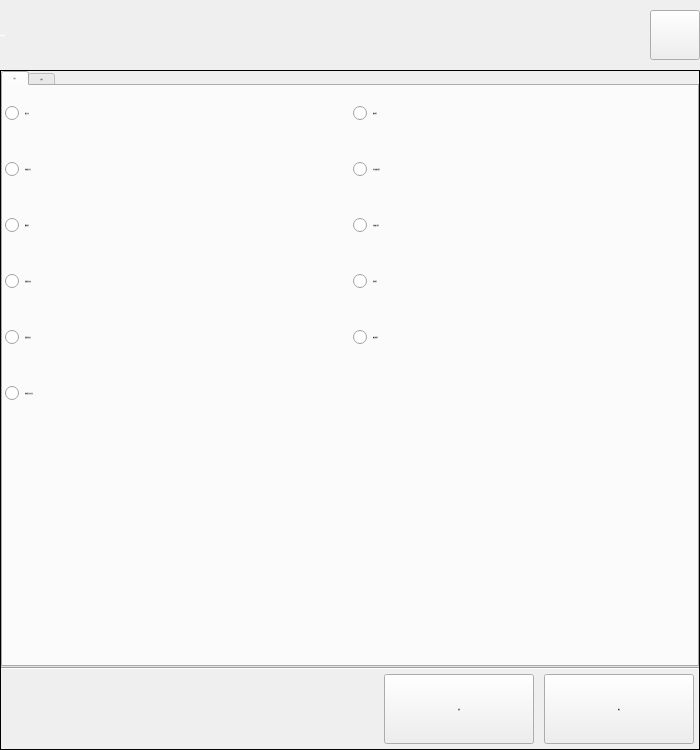
<?xml version="1.0" encoding="UTF-8"?>
<ui version="4.0">
 <class>DialogSelectAction</class>
 <widget class="QDialog" name="DialogSelectAction">
  <property name="geometry">
   <rect>
    <x>0</x>
    <y>0</y>
    <width>700</width>
    <height>750</height>
   </rect>
  </property>
  <property name="sizePolicy">
   <sizepolicy hsizetype="Fixed" vsizetype="Fixed">
    <horstretch>0</horstretch>
    <verstretch>0</verstretch>
   </sizepolicy>
  </property>
  <property name="minimumSize">
   <size>
    <width>700</width>
    <height>750</height>
   </size>
  </property>
  <property name="maximumSize">
   <size>
    <width>700</width>
    <height>750</height>
   </size>
  </property>
  <property name="font">
   <font>
    <family>微软雅黑</family>
    <pointsize>-1</pointsize>
    <weight>50</weight>
    <italic>false</italic>
    <bold>false</bold>
   </font>
  </property>
  <property name="windowTitle">
   <string notr="true">选择动作指令</string>
  </property>
  <property name="styleSheet">
   <string notr="true">font: 28px &quot;微软雅黑&quot;;</string>
  </property>
  <layout class="QGridLayout" name="gridLayoutForm">
   <property name="margin">
    <number>0</number>
   </property>
   <property name="spacing">
    <number>0</number>
   </property>
   <item row="0" column="0">
    <widget class="QFrame" name="frameTitle">
     <property name="sizePolicy">
      <sizepolicy hsizetype="Preferred" vsizetype="Fixed">
       <horstretch>0</horstretch>
       <verstretch>0</verstretch>
      </sizepolicy>
     </property>
     <property name="minimumSize">
      <size>
       <width>0</width>
       <height>70</height>
      </size>
     </property>
     <property name="maximumSize">
      <size>
       <width>16777215</width>
       <height>70</height>
      </size>
     </property>
     <property name="font">
      <font>
       <family>微软雅黑</family>
       <pointsize>-1</pointsize>
       <weight>50</weight>
       <italic>false</italic>
       <bold>false</bold>
      </font>
     </property>
     <property name="styleSheet">
      <string notr="true">QFrame#frameTitle
{
	background-color: transparent;
	border-image: url(:/img/widget/DialogTitle.png) 0 12 0 12;
	border-left: 12px transparent;
	border-right: 12px transparent;
}
</string>
     </property>
     <property name="frameShape">
      <enum>QFrame::NoFrame</enum>
     </property>
     <property name="frameShadow">
      <enum>QFrame::Raised</enum>
     </property>
     <layout class="QHBoxLayout" name="horizontalLayoutTitle">
      <property name="spacing">
       <number>5</number>
      </property>
      <property name="margin">
       <number>0</number>
      </property>
      <item>
       <widget class="QLabel" name="labelTitle">
        <property name="sizePolicy">
         <sizepolicy hsizetype="Preferred" vsizetype="Fixed">
          <horstretch>0</horstretch>
          <verstretch>0</verstretch>
         </sizepolicy>
        </property>
        <property name="minimumSize">
         <size>
          <width>0</width>
          <height>70</height>
         </size>
        </property>
        <property name="maximumSize">
         <size>
          <width>16777215</width>
          <height>70</height>
         </size>
        </property>
        <property name="font">
         <font>
          <family>微软雅黑</family>
          <pointsize>-1</pointsize>
          <weight>50</weight>
          <italic>false</italic>
          <bold>false</bold>
         </font>
        </property>
        <property name="styleSheet">
         <string notr="true">QLabel#labelTitle
{
	color: white;
}
</string>
        </property>
        <property name="frameShape">
         <enum>QFrame::NoFrame</enum>
        </property>
        <property name="text">
         <string>选择动作指令</string>
        </property>
       </widget>
      </item>
      <item>
       <widget class="xPushButton" name="pushButtonClose">
        <property name="sizePolicy">
         <sizepolicy hsizetype="Fixed" vsizetype="Fixed">
          <horstretch>0</horstretch>
          <verstretch>0</verstretch>
         </sizepolicy>
        </property>
        <property name="minimumSize">
         <size>
          <width>50</width>
          <height>50</height>
         </size>
        </property>
        <property name="maximumSize">
         <size>
          <width>50</width>
          <height>50</height>
         </size>
        </property>
        <property name="font">
         <font>
          <family>微软雅黑</family>
          <pointsize>-1</pointsize>
          <weight>50</weight>
          <italic>false</italic>
          <bold>false</bold>
         </font>
        </property>
        <property name="focusPolicy">
         <enum>Qt::NoFocus</enum>
        </property>
        <property name="styleSheet">
         <string notr="true">QPushButton#pushButtonClose:!pressed
{
	border-image: url(:/img/widget/BtnCloseNormal.png);
}

QPushButton#pushButtonClose:pressed
{
	border-image: url(:/img/widget/BtnClosePress.png);
}
</string>
        </property>
        <property name="text">
         <string notr="true"/>
        </property>
        <property name="iconSize">
         <size>
          <width>32</width>
          <height>32</height>
         </size>
        </property>
       </widget>
      </item>
     </layout>
    </widget>
   </item>
   <item row="1" column="0">
    <widget class="QFrame" name="frameMainArea">
     <property name="font">
      <font>
       <family>微软雅黑</family>
       <pointsize>-1</pointsize>
       <weight>50</weight>
       <italic>false</italic>
       <bold>false</bold>
      </font>
     </property>
     <property name="styleSheet">
      <string notr="true"/>
     </property>
     <property name="frameShape">
      <enum>QFrame::Panel</enum>
     </property>
     <property name="frameShadow">
      <enum>QFrame::Plain</enum>
     </property>
     <property name="IsMainArea" stdset="0">
      <bool>true</bool>
     </property>
     <layout class="QVBoxLayout" name="verticalLayoutFrame">
      <property name="spacing">
       <number>0</number>
      </property>
      <property name="margin">
       <number>0</number>
      </property>
      <item>
       <widget class="QTabWidget" name="tabWidget">
        <property name="font">
         <font>
          <family>微软雅黑</family>
          <pointsize>-1</pointsize>
          <weight>50</weight>
          <italic>false</italic>
          <bold>false</bold>
         </font>
        </property>
        <property name="styleSheet">
         <string notr="true"/>
        </property>
        <property name="currentIndex">
         <number>0</number>
        </property>
        <property name="iconSize">
         <size>
          <width>1</width>
          <height>60</height>
         </size>
        </property>
        <property name="documentMode">
         <bool>false</bool>
        </property>
        <widget class="QWidget" name="tabNormal">
         <property name="font">
          <font>
           <family>微软雅黑</family>
           <pointsize>-1</pointsize>
           <weight>50</weight>
           <italic>false</italic>
           <bold>false</bold>
          </font>
         </property>
         <attribute name="icon">
          <iconset resource="xPad.qrc">
           <normaloff>:/img/widget/TabHeader.png</normaloff>:/img/widget/TabHeader.png</iconset>
         </attribute>
         <attribute name="title">
          <string>动作</string>
         </attribute>
         <layout class="QGridLayout" name="gridLayout">
          <property name="margin">
           <number>2</number>
          </property>
          <item row="0" column="0">
           <layout class="QVBoxLayout" name="verticalLayout">
            <item>
             <widget class="xRadioButton" name="radioLoop2">
              <property name="sizePolicy">
               <sizepolicy hsizetype="Expanding" vsizetype="Fixed">
                <horstretch>0</horstretch>
                <verstretch>0</verstretch>
               </sizepolicy>
              </property>
              <property name="minimumSize">
               <size>
                <width>200</width>
                <height>50</height>
               </size>
              </property>
              <property name="maximumSize">
               <size>
                <width>16777215</width>
                <height>50</height>
               </size>
              </property>
              <property name="font">
               <font>
                <family>微软雅黑</family>
                <pointsize>-1</pointsize>
                <weight>50</weight>
                <italic>false</italic>
                <bold>false</bold>
               </font>
              </property>
              <property name="focusPolicy">
               <enum>Qt::NoFocus</enum>
              </property>
              <property name="text">
               <string>循环定位</string>
              </property>
             </widget>
            </item>
            <item>
             <widget class="xRadioButton" name="radioSingleLoop">
              <property name="sizePolicy">
               <sizepolicy hsizetype="Expanding" vsizetype="Fixed">
                <horstretch>0</horstretch>
                <verstretch>0</verstretch>
               </sizepolicy>
              </property>
              <property name="minimumSize">
               <size>
                <width>200</width>
                <height>50</height>
               </size>
              </property>
              <property name="maximumSize">
               <size>
                <width>16777215</width>
                <height>50</height>
               </size>
              </property>
              <property name="font">
               <font>
                <family>微软雅黑</family>
                <pointsize>-1</pointsize>
                <weight>50</weight>
                <italic>false</italic>
                <bold>false</bold>
               </font>
              </property>
              <property name="focusPolicy">
               <enum>Qt::NoFocus</enum>
              </property>
              <property name="text">
               <string>单轴循环定位</string>
              </property>
             </widget>
            </item>
            <item>
             <widget class="xRadioButton" name="radioPaper">
              <property name="sizePolicy">
               <sizepolicy hsizetype="Expanding" vsizetype="Fixed">
                <horstretch>0</horstretch>
                <verstretch>0</verstretch>
               </sizepolicy>
              </property>
              <property name="minimumSize">
               <size>
                <width>200</width>
                <height>50</height>
               </size>
              </property>
              <property name="maximumSize">
               <size>
                <width>16777215</width>
                <height>50</height>
               </size>
              </property>
              <property name="font">
               <font>
                <family>微软雅黑</family>
                <pointsize>-1</pointsize>
                <weight>50</weight>
                <italic>false</italic>
                <bold>false</bold>
               </font>
              </property>
              <property name="focusPolicy">
               <enum>Qt::NoFocus</enum>
              </property>
              <property name="text">
               <string>搜索指令</string>
              </property>
             </widget>
            </item>
            <item>
             <widget class="xRadioButton" name="radioPathBegin">
              <property name="sizePolicy">
               <sizepolicy hsizetype="Expanding" vsizetype="Fixed">
                <horstretch>0</horstretch>
                <verstretch>0</verstretch>
               </sizepolicy>
              </property>
              <property name="minimumSize">
               <size>
                <width>200</width>
                <height>50</height>
               </size>
              </property>
              <property name="maximumSize">
               <size>
                <width>16777215</width>
                <height>50</height>
               </size>
              </property>
              <property name="font">
               <font>
                <family>微软雅黑</family>
                <pointsize>-1</pointsize>
                <weight>50</weight>
                <italic>false</italic>
                <bold>false</bold>
               </font>
              </property>
              <property name="focusPolicy">
               <enum>Qt::NoFocus</enum>
              </property>
              <property name="text">
               <string>连续路径开始</string>
              </property>
             </widget>
            </item>
            <item>
             <widget class="xRadioButton" name="radioPathEnd">
              <property name="sizePolicy">
               <sizepolicy hsizetype="Expanding" vsizetype="Fixed">
                <horstretch>0</horstretch>
                <verstretch>0</verstretch>
               </sizepolicy>
              </property>
              <property name="minimumSize">
               <size>
                <width>200</width>
                <height>50</height>
               </size>
              </property>
              <property name="maximumSize">
               <size>
                <width>16777215</width>
                <height>50</height>
               </size>
              </property>
              <property name="font">
               <font>
                <family>微软雅黑</family>
                <pointsize>-1</pointsize>
                <weight>50</weight>
                <italic>false</italic>
                <bold>false</bold>
               </font>
              </property>
              <property name="focusPolicy">
               <enum>Qt::NoFocus</enum>
              </property>
              <property name="text">
               <string>连续路径结束</string>
              </property>
             </widget>
            </item>
            <item>
             <widget class="xRadioButton" name="radioSingleLoopFree">
              <property name="sizePolicy">
               <sizepolicy hsizetype="Expanding" vsizetype="Fixed">
                <horstretch>0</horstretch>
                <verstretch>0</verstretch>
               </sizepolicy>
              </property>
              <property name="minimumSize">
               <size>
                <width>200</width>
                <height>50</height>
               </size>
              </property>
              <property name="maximumSize">
               <size>
                <width>16777215</width>
                <height>50</height>
               </size>
              </property>
              <property name="font">
               <font>
                <family>微软雅黑</family>
                <pointsize>-1</pointsize>
                <weight>50</weight>
                <italic>false</italic>
                <bold>false</bold>
               </font>
              </property>
              <property name="focusPolicy">
               <enum>Qt::NoFocus</enum>
              </property>
              <property name="text">
               <string>单轴循环自由定位</string>
              </property>
             </widget>
            </item>
            <item>
             <spacer name="verticalSpacer_3">
              <property name="orientation">
               <enum>Qt::Vertical</enum>
              </property>
              <property name="sizeHint" stdset="0">
               <size>
                <width>20</width>
                <height>40</height>
               </size>
              </property>
             </spacer>
            </item>
           </layout>
          </item>
          <item row="0" column="1">
           <layout class="QVBoxLayout" name="verticalLayout_2">
            <item>
             <widget class="xRadioButton" name="radioInterp">
              <property name="sizePolicy">
               <sizepolicy hsizetype="Expanding" vsizetype="Fixed">
                <horstretch>0</horstretch>
                <verstretch>0</verstretch>
               </sizepolicy>
              </property>
              <property name="minimumSize">
               <size>
                <width>200</width>
                <height>50</height>
               </size>
              </property>
              <property name="maximumSize">
               <size>
                <width>16777215</width>
                <height>50</height>
               </size>
              </property>
              <property name="font">
               <font>
                <family>微软雅黑</family>
                <pointsize>-1</pointsize>
                <weight>50</weight>
                <italic>false</italic>
                <bold>false</bold>
               </font>
              </property>
              <property name="focusPolicy">
               <enum>Qt::NoFocus</enum>
              </property>
              <property name="text">
               <string>插补指令</string>
              </property>
             </widget>
            </item>
            <item>
             <widget class="xRadioButton" name="radioExtOutput">
              <property name="sizePolicy">
               <sizepolicy hsizetype="Expanding" vsizetype="Fixed">
                <horstretch>0</horstretch>
                <verstretch>0</verstretch>
               </sizepolicy>
              </property>
              <property name="minimumSize">
               <size>
                <width>200</width>
                <height>50</height>
               </size>
              </property>
              <property name="maximumSize">
               <size>
                <width>16777215</width>
                <height>50</height>
               </size>
              </property>
              <property name="font">
               <font>
                <family>微软雅黑</family>
                <pointsize>-1</pointsize>
                <weight>50</weight>
                <italic>false</italic>
                <bold>false</bold>
               </font>
              </property>
              <property name="focusPolicy">
               <enum>Qt::NoFocus</enum>
              </property>
              <property name="text">
               <string>多扩展输出指令</string>
              </property>
             </widget>
            </item>
            <item>
             <widget class="xRadioButton" name="radioExtInput">
              <property name="sizePolicy">
               <sizepolicy hsizetype="Expanding" vsizetype="Fixed">
                <horstretch>0</horstretch>
                <verstretch>0</verstretch>
               </sizepolicy>
              </property>
              <property name="minimumSize">
               <size>
                <width>200</width>
                <height>50</height>
               </size>
              </property>
              <property name="maximumSize">
               <size>
                <width>16777215</width>
                <height>50</height>
               </size>
              </property>
              <property name="font">
               <font>
                <family>微软雅黑</family>
                <pointsize>-1</pointsize>
                <weight>50</weight>
                <italic>false</italic>
                <bold>false</bold>
               </font>
              </property>
              <property name="focusPolicy">
               <enum>Qt::NoFocus</enum>
              </property>
              <property name="text">
               <string>扩展输入指令</string>
              </property>
             </widget>
            </item>
            <item>
             <widget class="xRadioButton" name="radioDelay">
              <property name="sizePolicy">
               <sizepolicy hsizetype="Expanding" vsizetype="Fixed">
                <horstretch>0</horstretch>
                <verstretch>0</verstretch>
               </sizepolicy>
              </property>
              <property name="minimumSize">
               <size>
                <width>200</width>
                <height>50</height>
               </size>
              </property>
              <property name="maximumSize">
               <size>
                <width>16777215</width>
                <height>50</height>
               </size>
              </property>
              <property name="font">
               <font>
                <family>微软雅黑</family>
                <pointsize>-1</pointsize>
                <weight>50</weight>
                <italic>false</italic>
                <bold>false</bold>
               </font>
              </property>
              <property name="focusPolicy">
               <enum>Qt::NoFocus</enum>
              </property>
              <property name="text">
               <string>延时指令</string>
              </property>
             </widget>
            </item>
            <item>
             <widget class="xRadioButton" name="radioPower">
              <property name="sizePolicy">
               <sizepolicy hsizetype="Expanding" vsizetype="Fixed">
                <horstretch>0</horstretch>
                <verstretch>0</verstretch>
               </sizepolicy>
              </property>
              <property name="minimumSize">
               <size>
                <width>200</width>
                <height>50</height>
               </size>
              </property>
              <property name="maximumSize">
               <size>
                <width>16777215</width>
                <height>50</height>
               </size>
              </property>
              <property name="font">
               <font>
                <family>微软雅黑</family>
                <pointsize>-1</pointsize>
                <weight>50</weight>
                <italic>false</italic>
                <bold>false</bold>
               </font>
              </property>
              <property name="focusPolicy">
               <enum>Qt::NoFocus</enum>
              </property>
              <property name="text">
               <string>轴电源指令</string>
              </property>
             </widget>
            </item>
            <item>
             <spacer name="verticalSpacer_4">
              <property name="orientation">
               <enum>Qt::Vertical</enum>
              </property>
              <property name="sizeHint" stdset="0">
               <size>
                <width>20</width>
                <height>40</height>
               </size>
              </property>
             </spacer>
            </item>
           </layout>
          </item>
          <item row="1" column="0" colspan="2">
           <spacer name="verticalSpacer_2">
            <property name="orientation">
             <enum>Qt::Vertical</enum>
            </property>
            <property name="sizeHint" stdset="0">
             <size>
              <width>308</width>
              <height>17</height>
             </size>
            </property>
           </spacer>
          </item>
         </layout>
        </widget>
        <widget class="QWidget" name="tabFlow">
         <property name="font">
          <font>
           <family>微软雅黑</family>
           <pointsize>-1</pointsize>
           <weight>50</weight>
           <italic>false</italic>
           <bold>false</bold>
          </font>
         </property>
         <attribute name="icon">
          <iconset resource="xPad.qrc">
           <normaloff>:/img/widget/TabHeader.png</normaloff>:/img/widget/TabHeader.png</iconset>
         </attribute>
         <attribute name="title">
          <string>流程</string>
         </attribute>
         <layout class="QGridLayout" name="gridLayout_2">
          <property name="margin">
           <number>2</number>
          </property>
          <item row="0" column="0">
           <layout class="QVBoxLayout" name="verticalLayout_3">
            <item>
             <widget class="xRadioButton" name="radioIf">
              <property name="sizePolicy">
               <sizepolicy hsizetype="Expanding" vsizetype="Fixed">
                <horstretch>0</horstretch>
                <verstretch>0</verstretch>
               </sizepolicy>
              </property>
              <property name="minimumSize">
               <size>
                <width>200</width>
                <height>50</height>
               </size>
              </property>
              <property name="maximumSize">
               <size>
                <width>16777215</width>
                <height>50</height>
               </size>
              </property>
              <property name="font">
               <font>
                <family>微软雅黑</family>
                <pointsize>-1</pointsize>
                <weight>50</weight>
                <italic>false</italic>
                <bold>false</bold>
               </font>
              </property>
              <property name="focusPolicy">
               <enum>Qt::NoFocus</enum>
              </property>
              <property name="text">
               <string>IF 条件判断</string>
              </property>
              <property name="checked">
               <bool>true</bool>
              </property>
             </widget>
            </item>
            <item>
             <widget class="xRadioButton" name="radioElse">
              <property name="sizePolicy">
               <sizepolicy hsizetype="Expanding" vsizetype="Fixed">
                <horstretch>0</horstretch>
                <verstretch>0</verstretch>
               </sizepolicy>
              </property>
              <property name="minimumSize">
               <size>
                <width>200</width>
                <height>50</height>
               </size>
              </property>
              <property name="maximumSize">
               <size>
                <width>16777215</width>
                <height>50</height>
               </size>
              </property>
              <property name="font">
               <font>
                <family>微软雅黑</family>
                <pointsize>-1</pointsize>
                <weight>50</weight>
                <italic>false</italic>
                <bold>false</bold>
               </font>
              </property>
              <property name="focusPolicy">
               <enum>Qt::NoFocus</enum>
              </property>
              <property name="text">
               <string>ELSE 条件否则</string>
              </property>
             </widget>
            </item>
            <item>
             <widget class="xRadioButton" name="radioEndif">
              <property name="sizePolicy">
               <sizepolicy hsizetype="Expanding" vsizetype="Fixed">
                <horstretch>0</horstretch>
                <verstretch>0</verstretch>
               </sizepolicy>
              </property>
              <property name="minimumSize">
               <size>
                <width>200</width>
                <height>50</height>
               </size>
              </property>
              <property name="maximumSize">
               <size>
                <width>16777215</width>
                <height>50</height>
               </size>
              </property>
              <property name="font">
               <font>
                <family>微软雅黑</family>
                <pointsize>-1</pointsize>
                <weight>50</weight>
                <italic>false</italic>
                <bold>false</bold>
               </font>
              </property>
              <property name="focusPolicy">
               <enum>Qt::NoFocus</enum>
              </property>
              <property name="text">
               <string>ENDIF 条件结束</string>
              </property>
             </widget>
            </item>
            <item>
             <widget class="xRadioButton" name="radioFor">
              <property name="sizePolicy">
               <sizepolicy hsizetype="Expanding" vsizetype="Fixed">
                <horstretch>0</horstretch>
                <verstretch>0</verstretch>
               </sizepolicy>
              </property>
              <property name="minimumSize">
               <size>
                <width>200</width>
                <height>50</height>
               </size>
              </property>
              <property name="maximumSize">
               <size>
                <width>16777215</width>
                <height>50</height>
               </size>
              </property>
              <property name="font">
               <font>
                <family>微软雅黑</family>
                <pointsize>-1</pointsize>
                <weight>50</weight>
                <italic>false</italic>
                <bold>false</bold>
               </font>
              </property>
              <property name="focusPolicy">
               <enum>Qt::NoFocus</enum>
              </property>
              <property name="text">
               <string>FOR 循环控制</string>
              </property>
             </widget>
            </item>
            <item>
             <widget class="xRadioButton" name="radioBreak">
              <property name="sizePolicy">
               <sizepolicy hsizetype="Expanding" vsizetype="Fixed">
                <horstretch>0</horstretch>
                <verstretch>0</verstretch>
               </sizepolicy>
              </property>
              <property name="minimumSize">
               <size>
                <width>200</width>
                <height>50</height>
               </size>
              </property>
              <property name="maximumSize">
               <size>
                <width>16777215</width>
                <height>50</height>
               </size>
              </property>
              <property name="font">
               <font>
                <family>微软雅黑</family>
                <pointsize>-1</pointsize>
                <weight>50</weight>
                <italic>false</italic>
                <bold>false</bold>
               </font>
              </property>
              <property name="focusPolicy">
               <enum>Qt::NoFocus</enum>
              </property>
              <property name="text">
               <string>BREAK 循环跳出</string>
              </property>
             </widget>
            </item>
            <item>
             <widget class="xRadioButton" name="radioEndfor">
              <property name="sizePolicy">
               <sizepolicy hsizetype="Expanding" vsizetype="Fixed">
                <horstretch>0</horstretch>
                <verstretch>0</verstretch>
               </sizepolicy>
              </property>
              <property name="minimumSize">
               <size>
                <width>200</width>
                <height>50</height>
               </size>
              </property>
              <property name="maximumSize">
               <size>
                <width>16777215</width>
                <height>50</height>
               </size>
              </property>
              <property name="font">
               <font>
                <family>微软雅黑</family>
                <pointsize>-1</pointsize>
                <weight>50</weight>
                <italic>false</italic>
                <bold>false</bold>
               </font>
              </property>
              <property name="focusPolicy">
               <enum>Qt::NoFocus</enum>
              </property>
              <property name="text">
               <string>ENDFOR 循环结束</string>
              </property>
             </widget>
            </item>
            <item>
             <spacer name="verticalSpacer_5">
              <property name="orientation">
               <enum>Qt::Vertical</enum>
              </property>
              <property name="sizeHint" stdset="0">
               <size>
                <width>20</width>
                <height>40</height>
               </size>
              </property>
             </spacer>
            </item>
           </layout>
          </item>
          <item row="0" column="2">
           <layout class="QVBoxLayout" name="verticalLayout_4">
            <item>
             <widget class="xRadioButton" name="radioSrvStop">
              <property name="sizePolicy">
               <sizepolicy hsizetype="Expanding" vsizetype="Fixed">
                <horstretch>0</horstretch>
                <verstretch>0</verstretch>
               </sizepolicy>
              </property>
              <property name="minimumSize">
               <size>
                <width>200</width>
                <height>50</height>
               </size>
              </property>
              <property name="maximumSize">
               <size>
                <width>16777215</width>
                <height>50</height>
               </size>
              </property>
              <property name="font">
               <font>
                <family>微软雅黑</family>
                <pointsize>-1</pointsize>
                <weight>50</weight>
                <italic>false</italic>
                <bold>false</bold>
               </font>
              </property>
              <property name="focusPolicy">
               <enum>Qt::NoFocus</enum>
              </property>
              <property name="text">
               <string>伺服速度调整</string>
              </property>
             </widget>
            </item>
            <item>
             <widget class="xRadioButton" name="radioEnd">
              <property name="sizePolicy">
               <sizepolicy hsizetype="Expanding" vsizetype="Fixed">
                <horstretch>0</horstretch>
                <verstretch>0</verstretch>
               </sizepolicy>
              </property>
              <property name="minimumSize">
               <size>
                <width>200</width>
                <height>50</height>
               </size>
              </property>
              <property name="maximumSize">
               <size>
                <width>16777215</width>
                <height>50</height>
               </size>
              </property>
              <property name="font">
               <font>
                <family>微软雅黑</family>
                <pointsize>-1</pointsize>
                <weight>50</weight>
                <italic>false</italic>
                <bold>false</bold>
               </font>
              </property>
              <property name="focusPolicy">
               <enum>Qt::NoFocus</enum>
              </property>
              <property name="text">
               <string>程序结束</string>
              </property>
             </widget>
            </item>
            <item>
             <widget class="xRadioButton" name="radioValueVar">
              <property name="sizePolicy">
               <sizepolicy hsizetype="Expanding" vsizetype="Fixed">
                <horstretch>0</horstretch>
                <verstretch>0</verstretch>
               </sizepolicy>
              </property>
              <property name="minimumSize">
               <size>
                <width>200</width>
                <height>50</height>
               </size>
              </property>
              <property name="maximumSize">
               <size>
                <width>16777215</width>
                <height>50</height>
               </size>
              </property>
              <property name="font">
               <font>
                <family>微软雅黑</family>
                <pointsize>-1</pointsize>
                <weight>50</weight>
                <italic>false</italic>
                <bold>false</bold>
               </font>
              </property>
              <property name="focusPolicy">
               <enum>Qt::NoFocus</enum>
              </property>
              <property name="text">
               <string>用户变量操作</string>
              </property>
              <property name="checked">
               <bool>false</bool>
              </property>
             </widget>
            </item>
            <item>
             <widget class="xRadioButton" name="radioCircle">
              <property name="sizePolicy">
               <sizepolicy hsizetype="Expanding" vsizetype="Fixed">
                <horstretch>0</horstretch>
                <verstretch>0</verstretch>
               </sizepolicy>
              </property>
              <property name="minimumSize">
               <size>
                <width>200</width>
                <height>50</height>
               </size>
              </property>
              <property name="maximumSize">
               <size>
                <width>16777215</width>
                <height>50</height>
               </size>
              </property>
              <property name="font">
               <font>
                <family>微软雅黑</family>
                <pointsize>-1</pointsize>
                <weight>50</weight>
                <italic>false</italic>
                <bold>false</bold>
               </font>
              </property>
              <property name="focusPolicy">
               <enum>Qt::NoFocus</enum>
              </property>
              <property name="text">
               <string>圆弧指令</string>
              </property>
              <property name="checked">
               <bool>false</bool>
              </property>
             </widget>
            </item>
            <item>
             <widget class="xRadioButton" name="radioVision">
              <property name="sizePolicy">
               <sizepolicy hsizetype="Expanding" vsizetype="Fixed">
                <horstretch>0</horstretch>
                <verstretch>0</verstretch>
               </sizepolicy>
              </property>
              <property name="minimumSize">
               <size>
                <width>200</width>
                <height>50</height>
               </size>
              </property>
              <property name="maximumSize">
               <size>
                <width>16777215</width>
                <height>50</height>
               </size>
              </property>
              <property name="font">
               <font>
                <family>微软雅黑</family>
                <pointsize>-1</pointsize>
                <weight>50</weight>
                <italic>false</italic>
                <bold>false</bold>
               </font>
              </property>
              <property name="focusPolicy">
               <enum>Qt::NoFocus</enum>
              </property>
              <property name="text">
               <string>视觉指令</string>
              </property>
              <property name="checked">
               <bool>false</bool>
              </property>
             </widget>
            </item>
            <item>
             <spacer name="verticalSpacer_6">
              <property name="orientation">
               <enum>Qt::Vertical</enum>
              </property>
              <property name="sizeHint" stdset="0">
               <size>
                <width>20</width>
                <height>40</height>
               </size>
              </property>
             </spacer>
            </item>
           </layout>
          </item>
          <item row="1" column="0" colspan="3">
           <spacer name="verticalSpacer">
            <property name="orientation">
             <enum>Qt::Vertical</enum>
            </property>
            <property name="sizeHint" stdset="0">
             <size>
              <width>20</width>
              <height>40</height>
             </size>
            </property>
           </spacer>
          </item>
         </layout>
        </widget>
       </widget>
      </item>
      <item>
       <widget class="Line" name="line">
        <property name="orientation">
         <enum>Qt::Horizontal</enum>
        </property>
       </widget>
      </item>
      <item>
       <layout class="QHBoxLayout" name="horizontalLayout">
        <property name="spacing">
         <number>10</number>
        </property>
        <property name="topMargin">
         <number>4</number>
        </property>
        <property name="rightMargin">
         <number>5</number>
        </property>
        <property name="bottomMargin">
         <number>5</number>
        </property>
        <item>
         <spacer name="horizontalSpacerBottomBtns">
          <property name="orientation">
           <enum>Qt::Horizontal</enum>
          </property>
          <property name="sizeHint" stdset="0">
           <size>
            <width>78</width>
            <height>17</height>
           </size>
          </property>
         </spacer>
        </item>
        <item>
         <widget class="QPushButton" name="pushButtonCancel">
          <property name="minimumSize">
           <size>
            <width>150</width>
            <height>70</height>
           </size>
          </property>
          <property name="maximumSize">
           <size>
            <width>150</width>
            <height>70</height>
           </size>
          </property>
          <property name="font">
           <font>
            <family>微软雅黑</family>
            <pointsize>-1</pointsize>
            <weight>50</weight>
            <italic>false</italic>
            <bold>false</bold>
           </font>
          </property>
          <property name="focusPolicy">
           <enum>Qt::NoFocus</enum>
          </property>
          <property name="text">
           <string>取消</string>
          </property>
          <property name="icon">
           <iconset resource="xPad.qrc">
            <normaloff>:/img/32X32/Cancel.png</normaloff>:/img/32X32/Cancel.png</iconset>
          </property>
          <property name="iconSize">
           <size>
            <width>32</width>
            <height>32</height>
           </size>
          </property>
         </widget>
        </item>
        <item>
         <widget class="QPushButton" name="pushButtonOK">
          <property name="minimumSize">
           <size>
            <width>150</width>
            <height>70</height>
           </size>
          </property>
          <property name="maximumSize">
           <size>
            <width>150</width>
            <height>70</height>
           </size>
          </property>
          <property name="font">
           <font>
            <family>微软雅黑</family>
            <pointsize>-1</pointsize>
            <weight>50</weight>
            <italic>false</italic>
            <bold>false</bold>
           </font>
          </property>
          <property name="focusPolicy">
           <enum>Qt::NoFocus</enum>
          </property>
          <property name="text">
           <string>确定</string>
          </property>
          <property name="icon">
           <iconset resource="xPad.qrc">
            <normaloff>:/img/32X32/OK.png</normaloff>:/img/32X32/OK.png</iconset>
          </property>
          <property name="iconSize">
           <size>
            <width>32</width>
            <height>32</height>
           </size>
          </property>
         </widget>
        </item>
       </layout>
      </item>
     </layout>
    </widget>
   </item>
  </layout>
 </widget>
 <customwidgets>
  <customwidget>
   <class>xPushButton</class>
   <extends>QPushButton</extends>
   <header>xpushbutton.h</header>
  </customwidget>
  <customwidget>
   <class>xRadioButton</class>
   <extends>QRadioButton</extends>
   <header>xradiobutton.h</header>
  </customwidget>
 </customwidgets>
 <resources>
  <include location="xPad.qrc"/>
 </resources>
 <connections>
  <connection>
   <sender>pushButtonClose</sender>
   <signal>clicked()</signal>
   <receiver>DialogSelectAction</receiver>
   <slot>reject()</slot>
   <hints>
    <hint type="sourcelabel">
     <x>570</x>
     <y>32</y>
    </hint>
    <hint type="destinationlabel">
     <x>696</x>
     <y>32</y>
    </hint>
   </hints>
  </connection>
  <connection>
   <sender>pushButtonOK</sender>
   <signal>clicked()</signal>
   <receiver>DialogSelectAction</receiver>
   <slot>accept()</slot>
   <hints>
    <hint type="sourcelabel">
     <x>618</x>
     <y>708</y>
    </hint>
    <hint type="destinationlabel">
     <x>349</x>
     <y>374</y>
    </hint>
   </hints>
  </connection>
  <connection>
   <sender>pushButtonCancel</sender>
   <signal>clicked()</signal>
   <receiver>DialogSelectAction</receiver>
   <slot>reject()</slot>
   <hints>
    <hint type="sourcelabel">
     <x>458</x>
     <y>708</y>
    </hint>
    <hint type="destinationlabel">
     <x>349</x>
     <y>374</y>
    </hint>
   </hints>
  </connection>
 </connections>
 <slots>
  <slot>SelectCode()</slot>
 </slots>
</ui>
